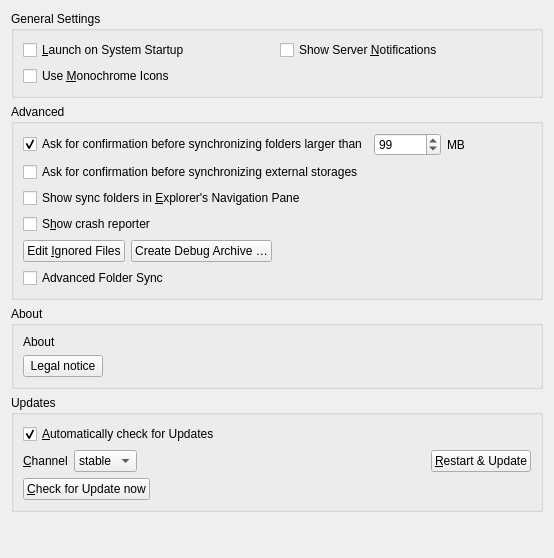
<?xml version="1.0" encoding="UTF-8"?>
<ui version="4.0">
 <class>OCC::GeneralSettings</class>
 <widget class="QWidget" name="OCC::GeneralSettings">
  <property name="geometry">
   <rect>
    <x>0</x>
    <y>0</y>
    <width>554</width>
    <height>558</height>
   </rect>
  </property>
  <property name="windowTitle">
   <string notr="true">Form</string>
  </property>
  <layout class="QGridLayout" name="gridLayout_3">
   <item row="2" column="0">
    <widget class="QGroupBox" name="aboutGroupBox">
     <property name="title">
      <string>About</string>
     </property>
     <layout class="QVBoxLayout" name="verticalLayout_3">
      <item>
       <widget class="QLabel" name="aboutLabel">
        <property name="sizePolicy">
         <sizepolicy hsizetype="Preferred" vsizetype="Minimum">
          <horstretch>0</horstretch>
          <verstretch>0</verstretch>
         </sizepolicy>
        </property>
        <property name="text">
         <string>About</string>
        </property>
       </widget>
      </item>
      <item>
       <layout class="QHBoxLayout" name="horizontalLayout_6">
        <item>
         <widget class="QPushButton" name="legalNoticeButton">
          <property name="text">
           <string>Legal notice</string>
          </property>
         </widget>
        </item>
        <item>
         <spacer name="horizontalSpacer_2">
          <property name="orientation">
           <enum>Qt::Horizontal</enum>
          </property>
          <property name="sizeHint" stdset="0">
           <size>
            <width>40</width>
            <height>20</height>
           </size>
          </property>
         </spacer>
        </item>
       </layout>
      </item>
     </layout>
    </widget>
   </item>
   <item row="0" column="0">
    <widget class="QGroupBox" name="generalGroupBox">
     <property name="title">
      <string>General Settings</string>
     </property>
     <layout class="QGridLayout" name="gridLayout_2">
      <item row="1" column="0">
       <widget class="QCheckBox" name="monoIconsCheckBox">
        <property name="toolTip">
         <string>For System Tray</string>
        </property>
        <property name="text">
         <string>Use &amp;Monochrome Icons</string>
        </property>
       </widget>
      </item>
      <item row="0" column="0">
       <widget class="QCheckBox" name="autostartCheckBox">
        <property name="text">
         <string>&amp;Launch on System Startup</string>
        </property>
       </widget>
      </item>
      <item row="0" column="1">
       <widget class="QCheckBox" name="serverNotificationsCheckBox">
        <property name="text">
         <string>Show Server &amp;Notifications</string>
        </property>
       </widget>
      </item>
     </layout>
    </widget>
   </item>
   <item row="3" column="0">
    <widget class="QGroupBox" name="updatesGroupBox">
     <property name="title">
      <string>Updates</string>
     </property>
     <layout class="QVBoxLayout" name="verticalLayout_2">
      <item>
       <layout class="QHBoxLayout" name="horizontalLayout_11">
        <item>
         <widget class="QCheckBox" name="autoCheckForUpdatesCheckBox">
          <property name="text">
           <string>&amp;Automatically check for Updates</string>
          </property>
          <property name="checked">
           <bool>true</bool>
          </property>
         </widget>
        </item>
       </layout>
      </item>
      <item>
       <layout class="QHBoxLayout" name="horizontalLayout_2">
        <item>
         <widget class="QLabel" name="updateChannelLabel">
          <property name="sizePolicy">
           <sizepolicy hsizetype="Maximum" vsizetype="Preferred">
            <horstretch>0</horstretch>
            <verstretch>0</verstretch>
           </sizepolicy>
          </property>
          <property name="text">
           <string>&amp;Channel</string>
          </property>
          <property name="buddy">
           <cstring>updateChannel</cstring>
          </property>
         </widget>
        </item>
        <item>
         <widget class="QComboBox" name="updateChannel">
          <property name="sizePolicy">
           <sizepolicy hsizetype="Maximum" vsizetype="Fixed">
            <horstretch>0</horstretch>
            <verstretch>0</verstretch>
           </sizepolicy>
          </property>
          <item>
           <property name="text">
            <string>stable</string>
           </property>
          </item>
          <item>
           <property name="text">
            <string>beta</string>
           </property>
          </item>
         </widget>
        </item>
        <item>
         <widget class="QLabel" name="updateStateLabel">
          <property name="text">
           <string/>
          </property>
          <property name="wordWrap">
           <bool>true</bool>
          </property>
          <property name="openExternalLinks">
           <bool>true</bool>
          </property>
         </widget>
        </item>
        <item>
         <widget class="QPushButton" name="restartButton">
          <property name="sizePolicy">
           <sizepolicy hsizetype="Maximum" vsizetype="Fixed">
            <horstretch>0</horstretch>
            <verstretch>0</verstretch>
           </sizepolicy>
          </property>
          <property name="text">
           <string>&amp;Restart &amp;&amp; Update</string>
          </property>
         </widget>
        </item>
       </layout>
      </item>
      <item>
       <widget class="QPushButton" name="updateButton">
        <property name="sizePolicy">
         <sizepolicy hsizetype="Maximum" vsizetype="Fixed">
          <horstretch>0</horstretch>
          <verstretch>0</verstretch>
         </sizepolicy>
        </property>
        <property name="text">
         <string>&amp;Check for Update now</string>
        </property>
       </widget>
      </item>
     </layout>
    </widget>
   </item>
   <item row="4" column="0">
    <spacer name="verticalSpacer">
     <property name="orientation">
      <enum>Qt::Vertical</enum>
     </property>
     <property name="sizeHint" stdset="0">
      <size>
       <width>20</width>
       <height>0</height>
      </size>
     </property>
    </spacer>
   </item>
   <item row="1" column="0">
    <widget class="QGroupBox" name="groupBox">
     <property name="title">
      <string>Advanced</string>
     </property>
     <layout class="QVBoxLayout" name="verticalLayout">
      <item>
       <layout class="QHBoxLayout" name="horizontalLayout_3">
        <item>
         <widget class="QCheckBox" name="newFolderLimitCheckBox">
          <property name="text">
           <string>Ask for confirmation before synchronizing folders larger than</string>
          </property>
          <property name="checked">
           <bool>true</bool>
          </property>
         </widget>
        </item>
        <item>
         <widget class="QSpinBox" name="newFolderLimitSpinBox">
          <property name="maximum">
           <number>999999</number>
          </property>
          <property name="value">
           <number>99</number>
          </property>
         </widget>
        </item>
        <item>
         <widget class="QLabel" name="label">
          <property name="text">
           <string extracomment="Trailing part of &quot;Ask confirmation before syncing folder larger than&quot; ">MB</string>
          </property>
         </widget>
        </item>
        <item>
         <spacer name="horizontalSpacer_3">
          <property name="orientation">
           <enum>Qt::Horizontal</enum>
          </property>
          <property name="sizeHint" stdset="0">
           <size>
            <width>40</width>
            <height>20</height>
           </size>
          </property>
         </spacer>
        </item>
       </layout>
      </item>
      <item>
       <layout class="QHBoxLayout" name="horizontalLayout_8">
        <item>
         <widget class="QCheckBox" name="newExternalStorage">
          <property name="text">
           <string>Ask for confirmation before synchronizing external storages</string>
          </property>
         </widget>
        </item>
       </layout>
      </item>
      <item>
       <layout class="QHBoxLayout" name="horizontalLayout_10">
        <item>
         <widget class="QCheckBox" name="showInExplorerNavigationPaneCheckBox">
          <property name="text">
           <string>Show sync folders in &amp;Explorer's Navigation Pane</string>
          </property>
         </widget>
        </item>
       </layout>
      </item>
      <item>
       <layout class="QHBoxLayout" name="horizontalLayout_9">
        <item>
         <widget class="QCheckBox" name="crashreporterCheckBox">
          <property name="sizePolicy">
           <sizepolicy hsizetype="MinimumExpanding" vsizetype="Fixed">
            <horstretch>0</horstretch>
            <verstretch>0</verstretch>
           </sizepolicy>
          </property>
          <property name="text">
           <string>S&amp;how crash reporter</string>
          </property>
         </widget>
        </item>
       </layout>
      </item>
      <item>
       <layout class="QHBoxLayout" name="horizontalLayout_4">
        <item>
         <widget class="QPushButton" name="ignoredFilesButton">
          <property name="text">
           <string>Edit &amp;Ignored Files</string>
          </property>
         </widget>
        </item>
        <item>
         <widget class="QPushButton" name="debugArchiveButton">
          <property name="text">
           <string>Create Debug Archive …</string>
          </property>
         </widget>
        </item>
        <item>
         <spacer name="horizontalSpacer_4">
          <property name="orientation">
           <enum>Qt::Horizontal</enum>
          </property>
          <property name="sizeHint" stdset="0">
           <size>
            <width>555</width>
            <height>20</height>
           </size>
          </property>
         </spacer>
        </item>
       </layout>
      </item>
      <item>
       <layout class="QHBoxLayout" name="horizontalLayout">
        <item>
         <widget class="QCheckBox" name="advancedFolderSyncCheckBox">
          <property name="text">
           <string>Advanced Folder Sync</string>
          </property>
         </widget>
        </item>
       </layout>
      </item>
     </layout>
    </widget>
   </item>
  </layout>
 </widget>
 <tabstops>
  <tabstop>autostartCheckBox</tabstop>
  <tabstop>serverNotificationsCheckBox</tabstop>
  <tabstop>monoIconsCheckBox</tabstop>
  <tabstop>ignoredFilesButton</tabstop>
  <tabstop>newFolderLimitCheckBox</tabstop>
  <tabstop>newFolderLimitSpinBox</tabstop>
  <tabstop>crashreporterCheckBox</tabstop>
  <tabstop>autoCheckForUpdatesCheckBox</tabstop>
  <tabstop>restartButton</tabstop>
 </tabstops>
 <resources/>
 <connections>
  <connection>
   <sender>newFolderLimitCheckBox</sender>
   <signal>toggled(bool)</signal>
   <receiver>newFolderLimitSpinBox</receiver>
   <slot>setEnabled(bool)</slot>
   <hints>
    <hint type="sourcelabel">
     <x>247</x>
     <y>188</y>
    </hint>
    <hint type="destinationlabel">
     <x>497</x>
     <y>190</y>
    </hint>
   </hints>
  </connection>
 </connections>
</ui>
